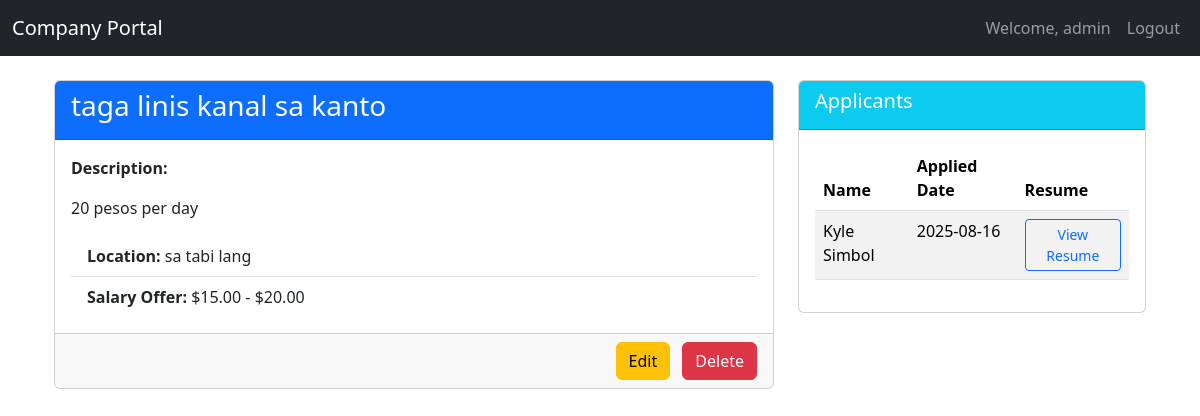
Page /job/1/ (signed in) on the committed database.
### accounts/models.py (models this page shows, shortened)
class CustomUser(AbstractBaseUser, PermissionsMixin):
    first_name = models.CharField(max_length=30)
    last_name = models.CharField(max_length=30)
    username = models.CharField(max_length=150, unique=True)
    email = models.EmailField(unique=True)
    phone_number = models.CharField(max_length=15, blank=True, null=True)
    joined_date = models.DateTimeField(default=timezone.now)
    is_active = models.BooleanField(default=True)
    is_staff = models.BooleanField(default=False)
    is_admin = models.BooleanField(default=False)
    objects = CustomUserManager()
    USERNAME_FIELD = 'username'
    REQUIRED_FIELDS = ['email']

### jobs/models.py (models this page shows, shortened)
class JobOpening(models.Model):
    job_title = models.CharField(max_length=200)
    job_description = models.TextField()
    min_offer = models.DecimalField(max_digits=10, decimal_places=2)
    max_offer = models.DecimalField(max_digits=10, decimal_places=2)
    location = models.CharField(max_length=100)

class JobApplicant(models.Model):
    user = models.ForeignKey(settings.AUTH_USER_MODEL, on_delete=models.CASCADE)
    job = models.ForeignKey(JobOpening, on_delete=models.CASCADE)
    applied_date = models.DateTimeField(default=timezone.now)
    resume = models.FileField(upload_to='resumes/')
    class Meta:
        unique_together = ('user', 'job')

### jobs/views.py (the view)
# urls.py: path('job/<int:pk>/', views.job_detail, name='job_detail'),
@login_required
def job_detail(request, pk):
    job = get_object_or_404(JobOpening, pk=pk)
    apply_form = JobApplyForm()
    if request.user.is_admin:
        applicants = JobApplicant.objects.filter(job=job)
        return render(request, 'jobs/job_detail.html', {'job': job, 'applicants': applicants, 'is_admin': True})
    else:
        has_applied = JobApplicant.objects.filter(user=request.user, job=job).exists()
        return render(request, 'jobs/job_detail.html',
                      {'job': job, 'apply_form': apply_form, 'has_applied': has_applied, 'is_admin': False})

### jobs/templates/jobs/job_detail.html (shortened to what this page needs)
{% extends "base.html" %}
{% block content %}
{% if user.is_authenticated %}
    <div class="container mt-4">
        <div class="row">
            <div class="col-md-8">
                <div class="card">
                    <div class="card-header bg-primary text-white">
                        <h3>{{ job.job_title }}</h3>
                    </div>
                    <div class="card-body">
                        <p class="card-text"><strong>Description:</strong></p>
                        <p class="card-text">{{ job.job_description }}</p>
                        <ul class="list-group list-group-flush mt-3">
                            <li class="list-group-item"><strong>Location:</strong> {{ job.location }}</li>
                            <li class="list-group-item"><strong>Salary Offer:</strong> ${{ job.min_offer }} - ${{ job.max_offer }}</li>
                        </ul>
                    </div>
                    <div class="card-footer text-end">
                        {% if is_admin %}
                            <a href="{% url 'job_update' job.pk %}" class="btn btn-warning me-2">Edit</a>
                            <a href="{% url 'job_delete' job.pk %}" class="btn btn-danger">Delete</a>
                        {% endif %}
                    </div>
                </div>
            </div>
            {% if is_admin %}
                <div class="col-md-4 mt-4 mt-md-0">
                    <div class="card">
                        <div class="card-header bg-info text-white">
                            <h5>Applicants</h5>
                        </div>
                        <div class="card-body">
                            {% if applicants %}
                                <table class="table table-striped">
                                    <thead>
                                        <tr>
                                            <th>Name</th>
                                            <th>Applied Date</th>
                                            <th>Resume</th>
                                        </tr>
                                    </thead>
                                    <tbody>
                                        {% for applicant in applicants %}
                                        <tr>
                                            <td>{{ applicant.user.first_name }} {{ applicant.user.last_name }}</td>
                                            <td>{{ applicant.applied_date|date:"Y-m-d" }}</td>
                                            <td><a href="{{ applicant.resume.url }}" target="_blank" class="btn btn-sm btn-outline-primary">View Resume</a></td>
                                        </tr>
                                        {% endfor %}
                                    </tbody>
                                </table>
                            {% else %}
                                <div class="alert alert-warning" role="alert">
                                    No applicants for this job yet.
                                </div>
                            {% endif %}
                        </div>
                    </div>
                </div>
            {% endif %}
        </div>
    </div>
{% else %}
    <div class="alert alert-danger" role="alert">
        You are unauthorized! Please <a href="{% url 'admin:login' %}">log in</a> to view this page.
    </div>
{% endif %}
{% endblock %}

### templates/base.html (shortened to what this page needs)
{% load static %}
<!doctype html>
<html lang="en">
<head>
    <link href="{% static 'bootstrap/css/bootstrap.min.css' %}" rel="stylesheet">
</head>
<body>
    <nav class="navbar navbar-expand-lg navbar-dark bg-dark">
        <div class="container-fluid">
            <a class="navbar-brand" href="{% url 'job_list' %}">Company Portal</a>
            <div class="collapse navbar-collapse" id="navbarNav">
                <ul class="navbar-nav ms-auto">
                    {% if user.is_authenticated %}
                        <li class="nav-item">
                            <a class="nav-link" href="#">Welcome, {{ user.username }}</a>
                        </li>
                        <li class="nav-item">
                            <a class="nav-link" href="{% url 'admin:logout' %}">Logout</a>
                        </li>
                    {% endif %}
                </ul>
            </div>
        </div>
    </nav>
    <div class="container mt-4">
        {% block content %}
        {% endblock %}
    </div>
</body>
</html>

### rows in the picture
CustomUser: username "admin"
JobOpening: job_title "taga linis kanal sa kanto", job_description "20 pesos per day", location "sa tabi lang", min_offer "15.00", max_offer "20.00"
JobApplicant: user.first_name "Kyle", user.last_name "Simbol", applied_date "2025-08-16"
